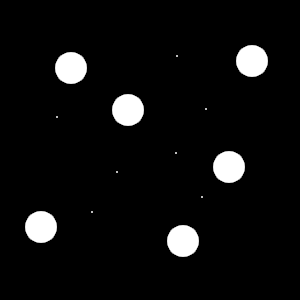
#> input picture MP1/test_ferro.png, 300 x 300 px
$ python mp1.py
#> lines starting #> are read from the running program, lines starting #| are printed output that depends on the picture; after the words box and inside, x2 and y2 are one past the last pixel; in counts of white or black regions, pixels touching at a corner belong together
#> further down, image is the input picture: shape (300, 300, 3); min 0, max 255, mean 13.7
import numpy as np
import cv2
import matplotlib.pyplot as plt
import random

### INPUT VALUES ###
image_files = ['test_ferro.png', 'face.bmp', 'face_old.bmp', 'gun.bmp', 'test.bmp']
size_filter_thresh = 100


### FUNCTIONS ###
def ccl(image):
    """
    The main CCL function
    """
    label_array = np.zeros([image.shape[0], image.shape[1]])
    num_labels = 0

    # Iterate through pixels and check values
    for y in range(image.shape[0]):
        for x in range(image.shape[1]):
            # Access pixel value at (x, y)
            pixel = image[y, x]
            pixel = max(pixel)
            if pixel != 0:
                # Check if any neighbor pixels have been labelled
                neighbor_regions = check_neighbors(x, y, label_array)
                if len(neighbor_regions) == 1:
                    # If only on neighbor region, pixel is a part of that region
                    label_array[y, x] = neighbor_regions[0]
                elif len(neighbor_regions) == 0:
                    # If no neighbor regions, create new region
                    num_labels += 1
                    label_array[y, x] = num_labels
                elif len(neighbor_regions) > 1:
                    # If multiple neighbor regions, combine into one region
                    new_label = min(neighbor_regions)
                    # Iterate through each neighbor label
                    for label in neighbor_regions:
                        # If the neighbor label is not the min neighbor label, change it
                        if label != new_label:
                            num_labels += -1
                            label_array = change_labels(label_array, label, new_label)
                            if label <= num_labels:
                                label_array = change_labels(label_array, num_labels+1, label)
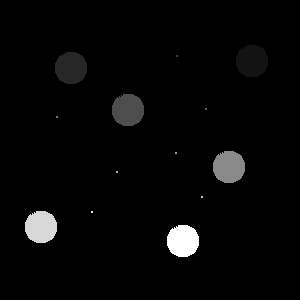
#> label_array: shape (300, 300) float64; min 0, max 13, mean 0.352; drawn with min black and max white

    label_array, num_labels = size_filter(label_array, num_labels)

    return label_array, num_labels


def size_filter(label_array, num_labels):
    """
    A function filter out small regions
    """
#> called with num_labels = 13
    label_count_list = [0] * num_labels

    # Iterate through neighbors and check values
    for y in range(label_array.shape[0]):
        for x in range(label_array.shape[1]):
            # Count number of each label
            label = label_array[y, x]
            if label != 0:
                label_count_list[int(label)-1] += 1

    # If count of any label is lower than thresh, remove it
    removed_labels = []
    for i in range(len(label_count_list)):
        target_label = i + 1
        if label_count_list[i] < size_filter_thresh:
            label_array = change_labels(label_array, target_label, 0)
            removed_labels.append(target_label)
#> this loop made 13 passes
#> label_array: shape (300, 300) float64; min 0, max 13, mean 0.35

    removed_labels.reverse()
    for label in removed_labels:
        for i in range(int(label), num_labels+1):
            print(i)
            change_labels(label_array, i, i-1)
        num_labels += -1
#> this loop made 7 passes
#> label on passes 1, 2, 3, 4, 5, 7: 12, 10, 9, 8, 6, 3
#> (printed output is left out)
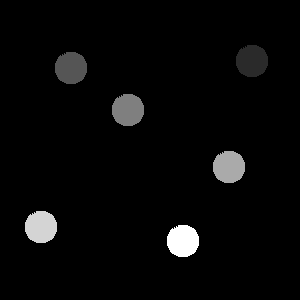
#> label_array: shape (300, 300) float64; min 0, max 6, mean 0.193; drawn with min black and max white
#| 6 regions in image test_ferro.png


    return label_array, num_labels


def check_neighbors(x, y, label_array):
    """
    A function to check the labels of neighboring pixels
    """
    neighbor_regions = []
    x_list = [x-1, x, x+1]
    y_list = [y-1, y, y+1]
    labelled_pixel_count = 0

    # Iterate through neighbors and check values
    for y in y_list:
        for x in x_list:
            value = label_array[y, x]
            # If neighbor region exists and has not been seen before
            if value != 0:
                labelled_pixel_count += 1
                if value not in neighbor_regions:
                    neighbor_regions.append(value)

    return neighbor_regions


def change_labels(label_array, old_label, new_label):
    """
    A function to change the a given label to a new value in a label array
    """
    new_label_array = label_array

    # Iterate through pixels in label array
    for y in range(label_array.shape[0]):
        for x in range(label_array.shape[1]):
            # If a pixel has the old label, change it to the new label in the new_label_array
            if label_array[y, x] == old_label:
                new_label_array[y, x] = new_label

    return new_label_array


def plot_labels(label_array, num_labels, file):
    """
    A function to plot the image with a different color in every region
    """
#> called with num_labels = 6, file = 'test_ferro.png'
    color_list = []
    output_image = np.zeros((label_array.shape[0], label_array.shape[1], 3), dtype=np.uint8)
    print("Generating labelled image...")

    # Create random colors for each region
    for i in range(num_labels):
        color_list.append([random.randint(0, 255), random.randint(0, 255), random.randint(0, 255)])

    # Iterate through each pixel in the label image and assign a color to the output image based on the labels
    for y in range(label_array.shape[0]):
        for x in range(label_array.shape[1]):
            label = label_array[y, x]
            if label != 0:
                # print(label)
                output_image[y, x] = color_list[int(label)-1]
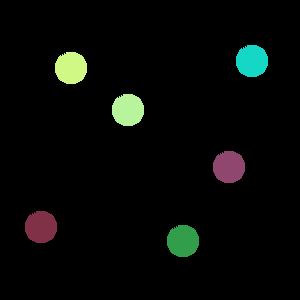
#> output_image: shape (300, 300, 3); mean of channels 0, 1, 2 6.8, 9.1, 6.7; drawn as B, G, R

    cv2.imshow('Color Image', output_image)

    # Wait for any key to be pressed
    print('Displaying image. Press any key to continue...')
    cv2.waitKey(0)
    cv2.destroyAllWindows()
    file_out = file[0:-4] + '_out.png'
    cv2.imwrite(file_out, output_image)


### MAIN CODE ###
for file in image_files:
    image = cv2.imread(file)
    label_array, num_labels = ccl(image)
    print('%d regions in image %s' % (num_labels, file))
    plot_labels(label_array, num_labels, file)
#> pass 2 of the loop `for file in image_files:`:
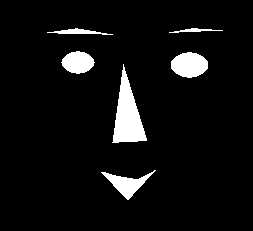
#> input picture MP1/face.bmp, 253 x 231 px
#> image is the input picture: shape (231, 253, 3); 6.1% white; 6 white regions, box (x1, y1, x2, y2) and area: (112, 64, 147, 143) 1377, (171, 52, 208, 78) 730, (101, 170, 156, 200) 579, (61, 51, 95, 74) 558, (47, 28, 113, 35) 204, (169, 28, 223, 33) 114
#> after the loop in ccl (call 2), `for y in range(image.shape[0]):`:
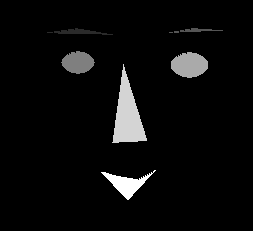
#> label_array: shape (231, 253) float64; min 0, max 6, mean 0.262; drawn with min black and max white
#> the loop in size_filter (call 2), `for i in range(len(label_count_list)):` made 6 passes
#| 6 regions in image face.bmp
#> after the loop in plot_labels (call 2), `for y in range(label_array.shape[0]):`:
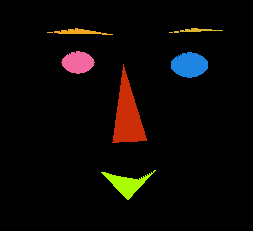
#> output_image: shape (231, 253, 3); mean of channels 0, 1, 2 4.7, 7.1, 10.4; drawn as B, G, R
#> pass 3 of the loop `for file in image_files:`:
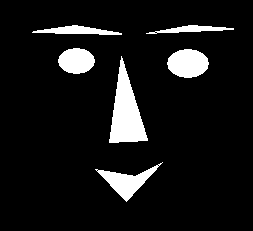
#> input picture MP1/face_old.bmp, 253 x 231 px
#> image is the input picture: shape (231, 253, 3); 8.8% white; 6 white regions, box (x1, y1, x2, y2) and area: (109, 56, 148, 143) 1740, (167, 49, 209, 78) 934, (95, 162, 163, 202) 875, (58, 48, 95, 74) 738, (32, 25, 122, 35) 486, (146, 25, 234, 34) 368
#> after the loop in ccl (call 3), `for y in range(image.shape[0]):`:
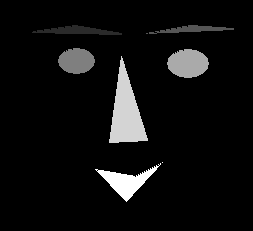
#> label_array: shape (231, 253) float64; min 0, max 6, mean 0.359; drawn with min black and max white
#| 6 regions in image face_old.bmp
#> after the loop in plot_labels (call 3), `for y in range(label_array.shape[0]):`:
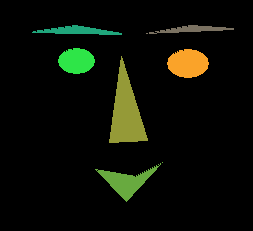
#> output_image: shape (231, 253, 3); mean of channels 0, 1, 2 5.7, 14.6, 11.5; drawn as B, G, R
#> the loop made 5 passes; the first 3 are shown
